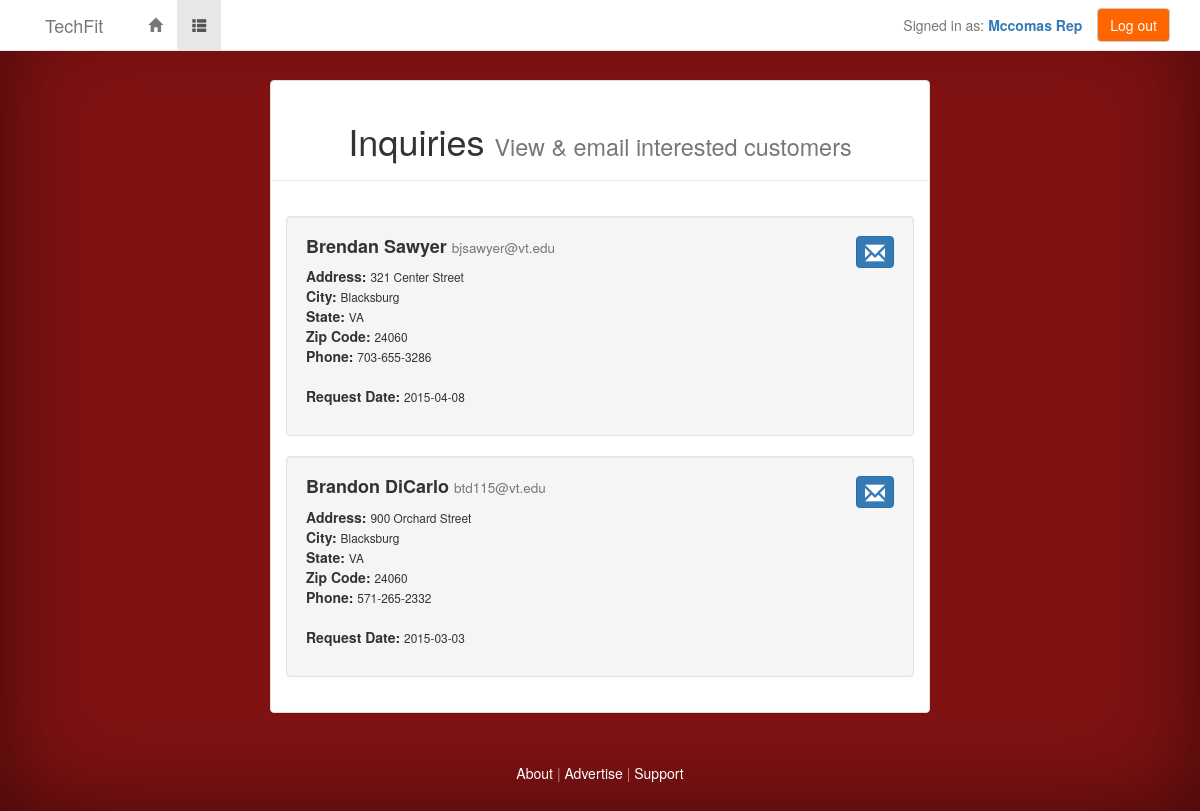
Screenshot of /inquiries.php (signed in) with the database file from the repository.
### tables this page shows
CREATE TABLE IF NOT EXISTS `ae_gymmembership` (
  `GymMembershipId` int(11) NOT NULL AUTO_INCREMENT,
  `RequestDate` date DEFAULT NULL,
  `UserId` int(11) NOT NULL,
  `ProviderId` int(11) NOT NULL,
  PRIMARY KEY (`GymMembershipId`),
  KEY `ProviderId` (`ProviderId`),
  KEY `UserId` (`UserId`)
);

CREATE TABLE IF NOT EXISTS `user` (
  `UserId` int(11) NOT NULL AUTO_INCREMENT,
  `FirstName` varchar(255) DEFAULT NULL,
  `LastName` varchar(255) DEFAULT NULL,
  `Email` varchar(255) DEFAULT NULL,
  `Password` varchar(255) DEFAULT NULL,
  `Gender` varchar(255) DEFAULT NULL,
  `Address` varchar(255) DEFAULT NULL,
  `City` varchar(255) DEFAULT NULL,
  `State` varchar(255) DEFAULT NULL,
  `ZipCode` int(11) DEFAULT NULL,
  `Phone` varchar(255) DEFAULT NULL,
  `SearchingFor` longtext,
  PRIMARY KEY (`UserId`),
  UNIQUE KEY `Email` (`Email`),
  KEY `ZipCode` (`ZipCode`),
  KEY `UserId` (`UserId`)
);

### inquiries.php (the view, shortened to what this page needs)
<html>
<head>
    <link href="bootstrap-3.3.2-dist/css/bootstrap.min.css" rel="stylesheet">
	<link rel="stylesheet" type="text/css" href="css/style.css">
</head>
<body>
	<div class="site-wrapper">
        <div class="site-wrapper-inner-listings">
            <div class="cover-container">
            <?
				include('templates/navMenuProvider.php');
			?>
				<div class="inner cover">
					<div>
						<div class="panel panel-default">
							<div class="page-header text-center">
								<h1>Inquiries <small>View & email interested customers </small></h1>
							</div>
							<?
								try {
									$providerId = $_SESSION["account_record"]['ProviderId'];
									if ($_SESSION["account_type"] == "Trainer") {
										$usersSql = "select * from AE_TrainingRegistration inner join User on AE_TrainingRegistration.UserId = User.UserId where AE_TrainingRegistration.ProviderId = '{$providerId}' order by RequestDate desc";
									}elseif ($_SESSION["account_type"] == "Gym") {
										$usersSql = "select * from AE_GymMembership inner join User on AE_GymMembership.UserId = User.UserId where AE_GymMembership.ProviderId = '{$providerId}' order by RequestDate desc";
									}
									$_SESSION['$rsUsers'] = mysqli_query($db, $usersSql);
									$listings = array();
									while($row = mysqli_fetch_array($_SESSION['$rsUsers'], MYSQLI_BOTH)) {
										$listings[] = $row;
									}
								}catch(Exception $e) {
									header('Location: errorPage.php?msg=' . $e->getMessage() . '&line=' . $e->getLine());
									exit;
								}
								function renderUserListing($row) {
									$userEmail = $row['Email'];
									$userName = $row['FirstName'] . " " . $row['LastName'];
									$userAddress = $row['Address'];
									$userCity = $row['City'];
									$userState = $row['State'];
									$userZip = $row['ZipCode'];
									$userPhone = $row['Phone'];
									$userRequestDate = $row['RequestDate']
							?>
									<div class="well">
										<span class="well-listings-icons">
											<form>
												<a type="button" name="emailUser" class="btn btn-primary btn-edit" href="mailto:<? print $userEmail ?>">
													<span class="glyphicon glyphicon-envelope"></span>
												</a>
											</form>
										</span>
										<span class="well-listings-text">
											<h4 style="margin-top:0px"><b><? print $userName ?></b> <small><? print $userEmail ?></small></h4>
											<ul class="list-unstyled">
												<li class="listing-spacing"><b>Address: </b><small><? print $userAddress ?></small><br></li>
												<li class="listing-spacing"><b>City: </b><small><? print $userCity ?></small><br></li>
												<li class="listing-spacing"><b>State: </b><small><? print $userState ?></small><br></li>
												<li class="listing-spacing"><b>Zip Code: </b><small><? print $userZip?></small><br></li>
												<li class="listing-spacing"><b>Phone: </b><small><? print $userPhone ?></small></li>
												<br>
												<li class="listing-spacing"><b>Request Date: </b><small><? print $userRequestDate ?></small></li>
											</ul>
										</span>
									</div>
							<?
								}
							?>
							<div class="panel-body">
								<div class="listings-results" id="listings-all">
									<?
										foreach($listings as $row => $value) {
											renderUserListing($listings[$row]);
										}
									?>
								</div>
							</div>
						</div>
					</div>
				</div>
				<?
					include('templates/footer.php');
				?>
			</div>
		</div>
    </div>
</body>
</html>

### css/style.css (style rules this page uses)
.well-listings-text { text-align: left; }
.well-listings-icons { float: right; }
.btn-edit { padding: 5px 8px; font-size: 20px; }
a, a:focus, a:hover { color: #fff; }
html, body { height: 100%; background-color: #811212; }
body { color: #333; text-align: center; }
.site-wrapper { display: table; width: 100%; height: 100%; min-height: 100%; -webkit-box-shadow: inset 0 0 100px rgba(0,0,0,.5); box-shadow: inset 0 0 100px rgba(0,0,0,.5); }
.cover-container { margin-right: auto; margin-left: auto; }
.inner { padding: 30px; }
.cover { padding: 0 20px; min-height: 600px; }
@media (min-width: 768px) { .site-wrapper-inner-listings { vertical-align: top; } }
@media (min-width: 768px) { .masthead, .mastfoot, .cover-container { width: 100%; } }
@media (min-width: 992px) { .masthead, .mastfoot, .cover-container { width: 700px; } }

### rows the page displays
ae_gymmembership: UserId.LastName "Brendan Sawyer", UserId.Email "bjsawyer@vt.edu", UserId.Address "321 Center Street", UserId.City "Blacksburg", UserId.State "VA", UserId.ZipCode "24060", UserId.Phone "703-655-3286", RequestDate "2015-04-08"
ae_gymmembership: UserId.LastName "Brandon DiCarlo", UserId.Email "btd115@vt.edu", UserId.Address "900 Orchard Street", UserId.City "Blacksburg", UserId.State "VA", UserId.ZipCode "24060", UserId.Phone "571-265-2332", RequestDate "2015-03-03"

### other values shown
$accountFirstName "Mccomas"
$accountLastName "Rep"
